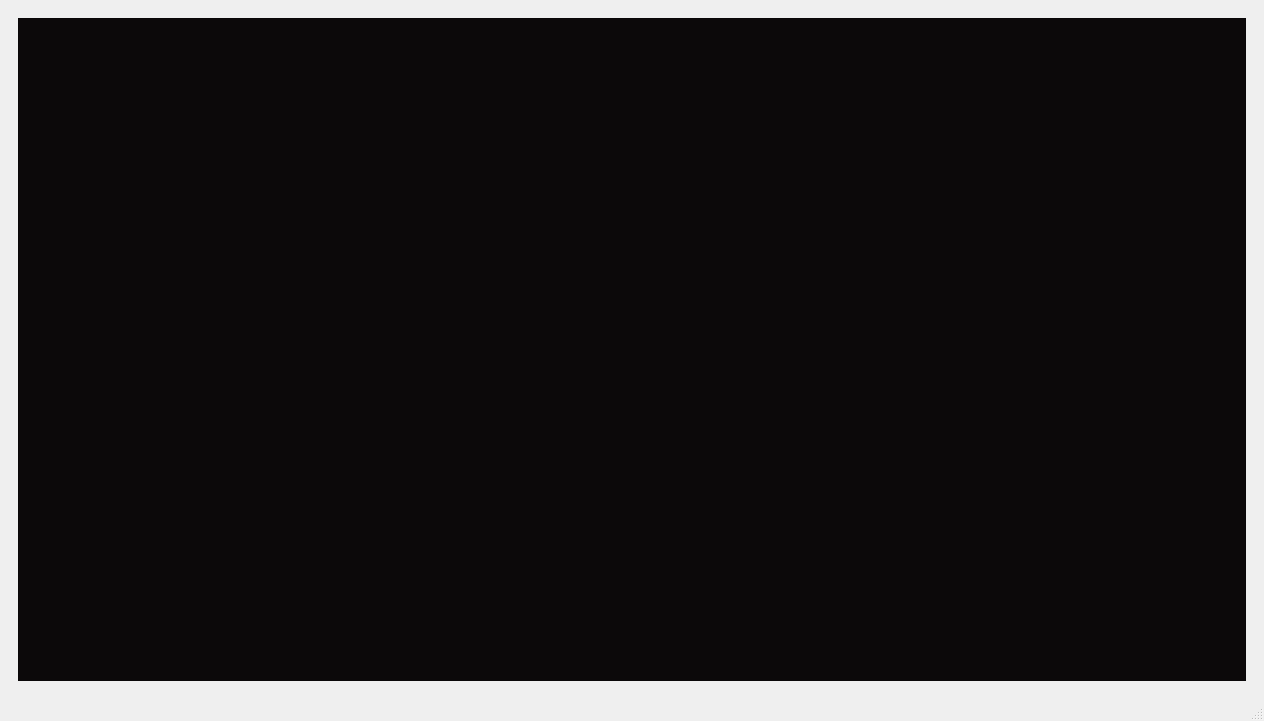
<?xml version="1.0" encoding="UTF-8"?>
<ui version="4.0">
 <class>MainWindow</class>
 <widget class="QMainWindow" name="MainWindow">
  <property name="geometry">
   <rect>
    <x>0</x>
    <y>0</y>
    <width>1264</width>
    <height>721</height>
   </rect>
  </property>
  <property name="sizePolicy">
   <sizepolicy hsizetype="Preferred" vsizetype="Fixed">
    <horstretch>0</horstretch>
    <verstretch>0</verstretch>
   </sizepolicy>
  </property>
  <property name="minimumSize">
   <size>
    <width>1050</width>
    <height>600</height>
   </size>
  </property>
  <property name="windowTitle">
   <string>Теория</string>
  </property>
  <widget class="QWidget" name="centralwidget">
   <layout class="QVBoxLayout" name="verticalLayout">
    <item>
     <widget class="QWidget" name="widget" native="true">
      <layout class="QHBoxLayout" name="horizontalLayout">
       <item>
        <widget class="QScrollArea" name="scrollArea">
         <property name="styleSheet">
          <string notr="true">background-color: rgb(12, 9, 10);</string>
         </property>
         <property name="widgetResizable">
          <bool>true</bool>
         </property>
         <widget class="QWidget" name="scrollAreaWidgetContents">
          <property name="geometry">
           <rect>
            <x>0</x>
            <y>0</y>
            <width>1224</width>
            <height>641</height>
           </rect>
          </property>
         </widget>
        </widget>
       </item>
      </layout>
     </widget>
    </item>
   </layout>
  </widget>
  <widget class="QMenuBar" name="menubar">
   <property name="geometry">
    <rect>
     <x>0</x>
     <y>0</y>
     <width>1264</width>
     <height>20</height>
    </rect>
   </property>
  </widget>
  <widget class="QStatusBar" name="statusbar"/>
 </widget>
 <resources/>
 <connections/>
</ui>
